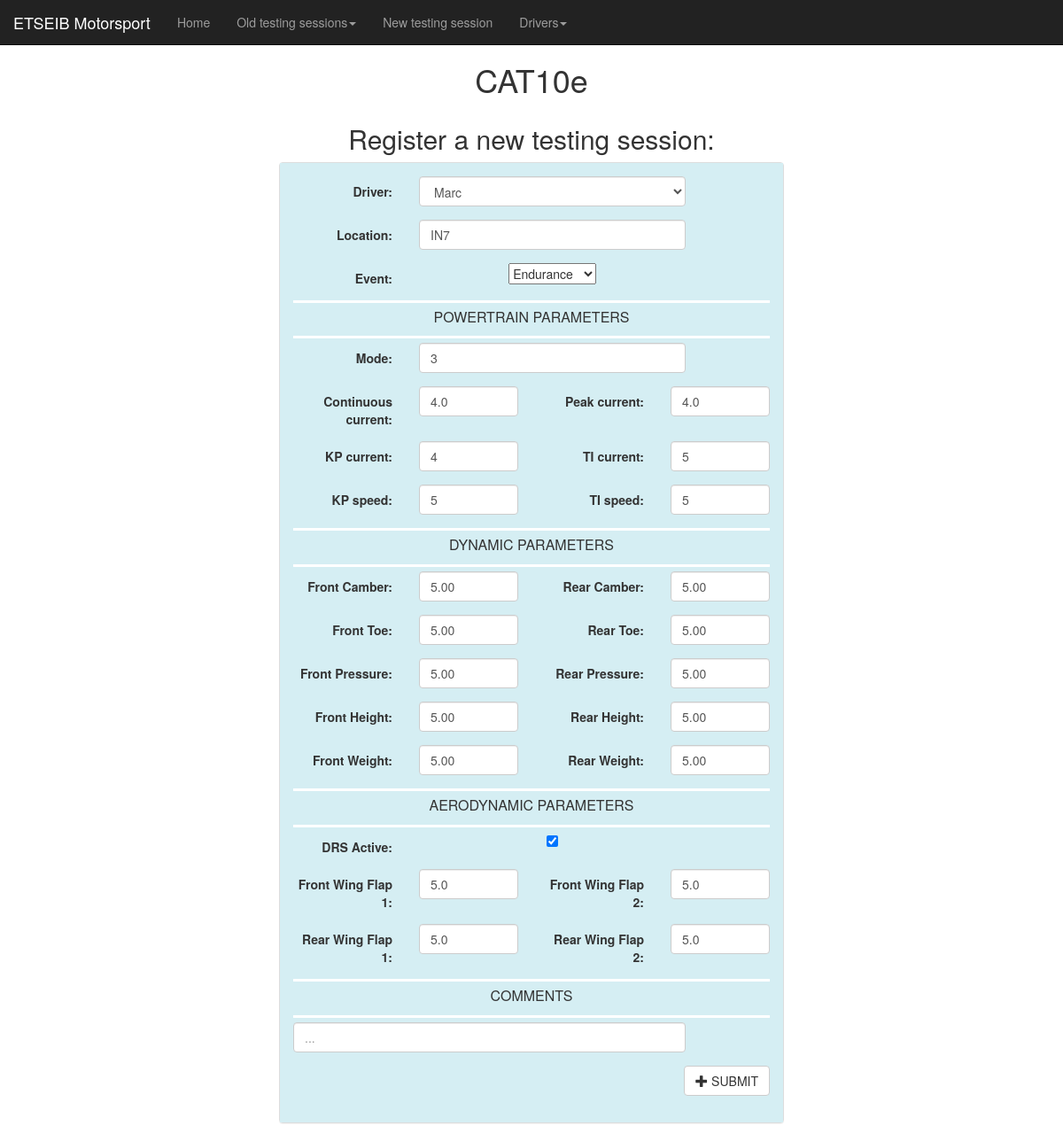
Screenshot of /testing/new_testing/ with the database file from the repository.
### testing/models.py (models this page shows, shortened)
class DynamicParams(models.Model):
    front_camber = models.DecimalField(decimal_places=2, max_digits=3, default=0)
    rear_camber = models.DecimalField(decimal_places=2, max_digits=3, default=0)
    front_toe = models.DecimalField(decimal_places=2, max_digits=3, default=0)
    rear_toe = models.DecimalField(decimal_places=2, max_digits=3, default=0)
    front_pressure = models.DecimalField(decimal_places=2, max_digits=3, default=0)
    rear_pressure = models.DecimalField(decimal_places=2, max_digits=3, default=0)
    front_weight = models.DecimalField(decimal_places=2, max_digits=4, default=0)
    rear_weight = models.DecimalField(decimal_places=2, max_digits=4, default=0)
    front_height = models.DecimalField(decimal_places=2, max_digits=4, default=0)
    rear_height = models.DecimalField(decimal_places=2, max_digits=4, default=0)
    class Meta:
        abstract = True

class AerodynamicsParams(models.Model):
    fw_flap1_degrees = models.DecimalField(decimal_places=1, max_digits=3, default=0)
    fw_flap2_degrees = models.DecimalField(decimal_places=1, max_digits=3, default=0)
    rw_flap1_degrees = models.DecimalField(decimal_places=1, max_digits=3, default=0)
    rw_flap2_degrees = models.DecimalField(decimal_places=1, max_digits=3, default=0)
    drs = models.BooleanField(default=True)
    class Meta:
        abstract = True

class PowertrainParams(models.Model):
    mode = models.DecimalField(decimal_places=0, max_digits=2, default=0)
    cont_current_p = models.DecimalField(decimal_places=1, max_digits=3, default=0)
    peak_current_p = models.DecimalField(decimal_places=1, max_digits=3, default=0)
    kp_current = models.DecimalField(decimal_places=0, max_digits=5, default=0)
    ti_current = models.DecimalField(decimal_places=0, max_digits=5, default=0)
    kp_speed = models.DecimalField(decimal_places=0, max_digits=5, default=0)
    ti_speed = models.DecimalField(decimal_places=0, max_digits=5, default=0)
    class Meta:
        abstract = True

class Testing(DynamicParams, AerodynamicsParams, PowertrainParams):
    id = models.AutoField(primary_key=True)
    date = models.DateTimeField(auto_now=True)
    location = models.CharField(max_length=200, default="")
    event = models.TextField(choices=[('Acceleration', 'Acceleration'), ('Skid Pad', 'Skid Pad'),
                                      ('Autocross', 'Autocross'), ('Endurance', 'Endurance')],
                             default='Acceleration')
    comments = models.TextField(max_length=20000, default="", blank=True)
    driver = models.ForeignKey(Driver, related_query_name='driver', on_delete=models.CASCADE)
    class Meta:
        order_with_respect_to = 'id'

### testing/views.py (the view, shortened to what this page needs)
# urls.py: path('new_testing/', views.New_Testing.as_view(), name='new_testing'),
class New_Testing(generic.TemplateView):
    model = Testing
    template_name = 'testing/new_testing.html'
    def get(self, request):
        if len(Testing.objects.all()) == 0:
            form = NewTestingForm()
        else:
            data = Testing.objects.all()[::-1][0]
            form = NewTestingForm(initial=model_to_dict(data))
        form.fields['driver'].queryset = Driver.objects.all()
        posts = Testing.objects.all()
        args = {'form': form, 'posts': posts}
        return render(request, self.template_name, args)

### testing/models.py (called while the page is built)
    def __str__(self):
        return self.name

### testing/templates/testing/new_testing.html (shortened to what this page needs)
<!DOCTYPE html>
<html lang="en">
<head>
    <link rel="stylesheet" href="https://maxcdn.bootstrapcdn.com/bootstrap/3.3.7/css/bootstrap.min.css">
</head>
<body>
<div>
    {% include 'blocks/nav.html' %}
    <h1 align="center">CAT10e</h1>
</div>
<div align="center">
    <form method="post">
        <div class="col-sm-3" style="background-color: #FFFFFF"></div>
        <div class="col-sm-6" style="background-color: #FFFFFF">
            <h2>Register a new testing session:</h2>
            <div class="panel panel-default">
                <div class="panel-body form-horizontal payment-form"
                     style="background-color: #d5eef3">
                    <div class="form-group">
                        <label for="name" class="col-xs-3 control-label">Driver:</label>
                        <div class="col-sm-7">
                            {{ form.driver }}
                        </div>
                    </div>
                    <div class="form-group">
                        <label for="Location" class="col-xs-3 control-label">Location:</label>
                        <div class="col-sm-7">
                            {{ form.location }}
                        </div>
                    </div>
                    <div class="form-group">
                        <label for="Event" class="col-xs-3 control-label">Event:</label>
                        <div class="col-sm-7">
                            {{ form.event }}
                        </div>
                    </div>
                    <div class="form-line" data-type="control_divider" id="id_9">
                        <div id="cid_9" class="form-input-wide">
                            <div data-component="divider"
                                 style="border-bottom:3px solid #ffffff;height:1px;margin-left:0px;margin-right:0px;margin-top:5px;margin-bottom:5px;">
                            </div>
                        </div>
                        <p align="center" style="font-size: medium">POWERTRAIN PARAMETERS</p>
                        <div id="cid_9" class="form-input-wide">
                            <div data-component="divider"
                                 style="border-bottom:3px solid #ffffff;height:1px;margin-left:0px;margin-right:0px;margin-top:5px;margin-bottom:5px;">
                            </div>
                        </div>
                    </div>
                    <div class="form-group">
                        <label for="Event" class="col-sm-3 control-label">Mode:</label>
                        <div class="col-sm-7">
                            {{ form.mode }}
                        </div>
                    </div>
                    <div class="form-group">
                        <label for="Event" class="col-sm-3 control-label">Continuous current:</label>
                        <div class="col-sm-3">
                            {{ form.cont_current_p }}
                        </div>
                        <label for="Event" class="col-sm-3 control-label">Peak current:</label>
                        <div class="col-sm-3">
                            {{ form.peak_current_p }}
                        </div>
                    </div>
                    <div class="form-group">
                        <label for="Event" class="col-sm-3 control-label">KP current:</label>
                        <div class="col-sm-3">
                            {{ form.kp_current }}
                        </div>
                        <label for="Event" class="col-sm-3 control-label">TI current:</label>
                        <div class="col-sm-3">
                            {{ form.ti_current }}
                        </div>
                    </div>
                    <div class="form-group">
                        <label for="Event" class="col-sm-3 control-label">KP speed:</label>
                        <div class="col-sm-3">
                            {{ form.kp_speed }}
                        </div>
                        <label for="Event" class="col-sm-3 control-label">TI speed:</label>
                        <div class="col-sm-3">
                            {{ form.ti_speed }}
                        </div>
                    </div>
                    <div class="form-line" data-type="control_divider" id="id_9">
                        <div id="cid_9" class="form-input-wide">
                            <div data-component="divider"
                                 style="border-bottom:3px solid #ffffff;height:1px;margin-left:0px;margin-right:0px;margin-top:5px;margin-bottom:5px;">
                            </div>
                        </div>
                        <p align="center" style="font-size: medium">DYNAMIC PARAMETERS</p>
                        <div id="cid_9" class="form-input-wide">
                            <div data-component="divider"
                                 style="border-bottom:3px solid #ffffff;height:1px;margin-left:0px;margin-right:0px;margin-top:5px;margin-bottom:5px;">
                            </div>
                        </div>
                    </div>
                    <div class="form-group">
                        <label for="Event" class="col-sm-3 control-label">Front Camber:</label>
                        <div class="col-sm-3">
                            {{ form.front_camber }}
                        </div>
                        <label for="Event" class="col-sm-3 control-label">Rear Camber:</label>
                        <div class="col-sm-3">
                            {{ form.rear_camber }}
                        </div>
                    </div>
                    <div class="form-group">
                        <label for="Event" class="col-sm-3 control-label">Front Toe:</label>
                        <div class="col-sm-3">
                            {{ form.front_toe }}
                        </div>
                        <label for="Event" class="col-sm-3 control-label">Rear Toe:</label>
                        <div class="col-sm-3">
                            {{ form.rear_toe }}
                        </div>
                    </div>
                    <div class="form-group">
                        <label for="Event" class="col-sm-3 control-label">Front Pressure:</label>
                        <div class="col-sm-3">
                            {{ form.front_pressure }}
                        </div>
                        <label for="Event" class="col-sm-3 control-label">Rear Pressure:</label>
                        <div class="col-sm-3">
                            {{ form.rear_pressure }}
                        </div>
                    </div>
                    <div class="form-group">
                        <label for="Event" class="col-sm-3 control-label">Front Height:</label>
                        <div class="col-sm-3">
                            {{ form.front_height }}
                        </div>
                        <label for="Event" class="col-sm-3 control-label">Rear Height:</label>
                        <div class="col-sm-3">
                            {{ form.rear_height }}
                        </div>
                    </div>
                    <div class="form-group">
                        <label for="Event" class="col-sm-3 control-label">Front Weight:</label>
                        <div class="col-sm-3">
                            {{ form.front_weight }}
                        </div>
                        <label for="Event" class="col-sm-3 control-label">Rear Weight:</label>
                        <div class="col-sm-3">
                            {{ form.rear_weight }}
                        </div>
                    </div>
                    <div class="form-line" data-type="control_divider" id="id_9">
                        <div id="cid_9" class="form-input-wide">
                            <div data-component="divider"
                                 style="border-bottom:3px solid #ffffff;height:1px;margin-left:0px;margin-right:0px;margin-top:5px;margin-bottom:5px;">
                            </div>
                        </div>
                        <p align="center" style="font-size: medium">AERODYNAMIC PARAMETERS</p>
                        <div id="cid_9" class="form-input-wide">
                            <div data-component="divider"
                                 style="border-bottom:3px solid #ffffff;height:1px;margin-left:0px;margin-right:0px;margin-top:5px;margin-bottom:5px;">
                            </div>
                        </div>
                    </div>
                    <div class="form-group">
                        <label for="Event" class="col-sm-3 control-label">DRS Active:</label>
                        <div class="col-sm-7">
                            {{ form.drs }}
                        </div>
                    </div>
                    <div class="form-group">
                        <label for="Event" class="col-sm-3 control-label">Front Wing Flap 1:</label>
                        <div class="col-sm-3">
                            {{ form.fw_flap1_degrees }}
                        </div>
                        <label for="Event" class="col-sm-3 control-label">Front Wing Flap 2:</label>
                        <div class="col-sm-3">
                            {{ form.fw_flap2_degrees }}
                        </div>
                    </div>
                    <div class="form-group">
                        <label for="Event" class="col-sm-3 control-label">Rear Wing Flap 1:</label>
                        <div class="col-sm-3">
                            {{ form.rw_flap1_degrees }}
                        </div>
                        <label for="Event" class="col-sm-3 control-label">Rear Wing Flap 2:</label>
                        <div class="col-sm-3">
                            {{ form.rw_flap2_degrees }}
                        </div>
                    </div>
                    <div class="form-line" data-type="control_divider" id="id_9">
                        <div id="cid_9" class="form-input-wide">
                            <div data-component="divider"
                                 style="border-bottom:3px solid #ffffff;height:1px;margin-left:0px;margin-right:0px;margin-top:5px;margin-bottom:5px;">
                            </div>
                        </div>
                        <p align="center" style="font-size: medium">COMMENTS</p>
                        <div id="cid_9" class="form-input-wide">
                            <div data-component="divider"
                                 style="border-bottom:3px solid #ffffff;height:1px;margin-left:0px;margin-right:0px;margin-top:5px;margin-bottom:5px;">
                            </div>
                        </div>
                    </div>
                    <div class="form-group" align="center">
                        <div class="col-sm-10" align="center">
                            {{ form.comments }}
                        </div>
                    </div>
                    <div class="form-group">
                        <div class="col-sm-12 text-right">
                            <button name="SUBMIT_SETUP" type="submit" class="btn btn-default preview-add-button">
                                <span class="glyphicon glyphicon-plus"></span> SUBMIT
                            </button>
                        </div>
                    </div>
                </div>
            </div>
        </div>
    </form>
</div>
<div class="col-sm-2"></div>
</body>
</html>

### testing/templates/blocks/nav.html (shortened to what this page needs)
<div style="padding-bottom: 50px">
    <nav class="navbar navbar-inverse navbar-fixed-top">
        <div class="container-fluid">
            <div class="navbar-header">
                <a class="navbar-brand" href="https://etseib-motorsport.upc.edu/es/inicio/">ETSEIB Motorsport</a>
            </div>
            <div class="collapse navbar-collapse" id="myNavbar">
                <ul class="nav navbar-nav">
                    <li><a href="/testing/home">Home</a></li>
                    <li class="dropdown">
                        <a class="dropdown-toggle" data-toggle="dropdown" href="#">Old testing sessions<span
                                class="caret"></span></a>
                    </li>
                    <li><a href="/testing/new_testing">New testing session</a></li>
                    <li class="dropdown">
                        <a class="dropdown-toggle" data-toggle="dropdown">Drivers<span
                                class="caret"></span></a>
                    </li>
                </ul>
            </div>
        </div>
    </nav>
</div>

### rows the page displays
Testing: driver "Marc", location "IN7", event "Endurance", mode "3", cont_current_p "4.0", peak_current_p "4.0", kp_current "4", ti_current "5", kp_speed "5", ti_speed "5", front_camber "5.00", rear_camber "5.00", front_toe "5.00", rear_toe "5.00", front_pressure "5.00", rear_pressure "5.00", front_height "5.00", rear_height "5.00", front_weight "5.00", rear_weight "5.00", drs "☑", fw_flap1_degrees "5.0", fw_flap2_degrees "5.0", rw_flap1_degrees "5.0", rw_flap2_degrees "5.0"
